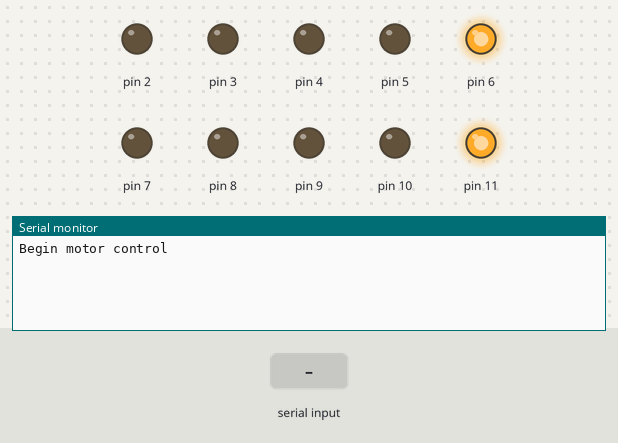
Simulated run of this sketch. Board: Arduino Uno, built with avr-gcc and run on an emulated ATmega328P. Shown: output pins drawn as LEDs (lit = HIGH), the last lines printed to the serial monitor. Inputs (shaded band) come from the test bench.

Above: at 1.2 s.
1.3 s: "1" received over Serial
At 3.3 s:
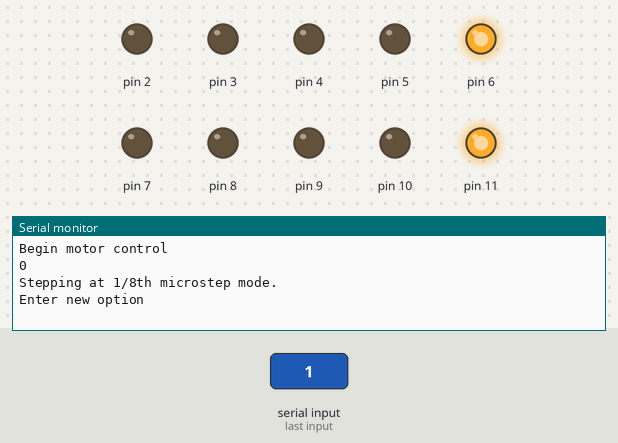
3.8 s: "90,45\n" received over Serial
At 5.3 s:
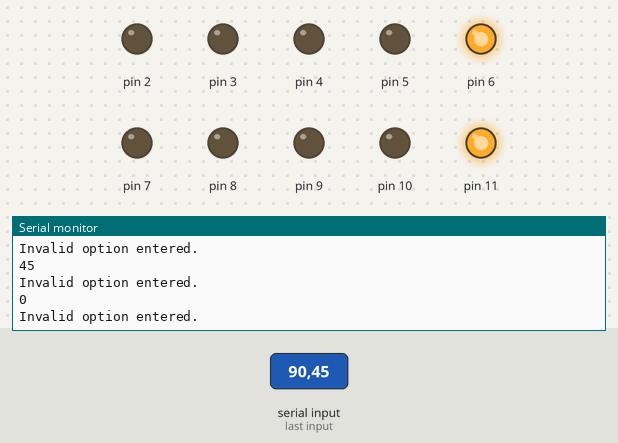

The sketch:

AccelStepperJonas.ino
```cpp
#include "AccelStepperJonas.h"

AccelStepperJonas stepper1(2,3,4,5,6);
AccelStepperJonas stepper2(7,8,9,10,11);

int steps = 50;
char user_input;

void setup(){
  Serial.begin(9600); //Open Serial connection for debugging
  Serial.println("Begin motor control");
  Serial.println();
}

void loop(){
     while(Serial.available()){
      user_input = Serial.read(); //Read user input and trigger appropriate function
      int steps = Serial.parseInt();
      Serial.println(steps);
      if(user_input =='1')
      {
        SmallStepMode(steps, false);
      }
      else if(user_input =='2')
      {
        SmallStepMode(steps, true);
      }
      else if(user_input =='3')
      {
        stepper1.StepMode(1, true);
        for(int x= 1; x<steps; x++)  //Loop the forward stepping enough times for motion to be visible
        {
          stepper1.SetStep();
        }
        Serial.println("Enter new option");
        Serial.println();
        stepper1.resetEDPins();
      }
      else if(user_input =='4')
      {
        stepper2.StepMode(1, true);
        for(int x= 1; x<steps; x++)  //Loop the forward stepping enough times for motion to be visible
        {
          stepper2.SetStep();
        }
        Serial.println("Enter new option");
        Serial.println();
        stepper2.resetEDPins();
      }
      else
      {
        Serial.println("Invalid option entered.");
      }
    }
}

void SmallStepMode(int steps, bool counterclock)
{
  Serial.println("Stepping at 1/8th microstep mode.");
  stepper1.StepMode(0, counterclock);
  stepper2.StepMode(0, not(counterclock));
  for(int x= 0; x<steps; x+=2)  //Loop the forward stepping enough times for motion to be visible
  {
    stepper1.SetSteps(2);
    delay(5);
    stepper2.SetSteps(2);
    delay(5);
  }
  Serial.println("Enter new option");
  Serial.println();
  stepper1.resetEDPins();
  stepper2.resetEDPins();
}
```

AccelStepperJonas.cpp
```cpp
#include "Arduino.h"
#include "AccelStepperJonas.h"


AccelStepperJonas::AccelStepperJonas(int stp, int dir, int ms1, int ms2, int en) {
  pinMode(stp, OUTPUT);
  pinMode(dir, OUTPUT);
  pinMode(ms1, OUTPUT);
  pinMode(ms2, OUTPUT);
  pinMode(en, OUTPUT);
  _stp = stp;
  _dir = dir;
  _ms1 = ms1;
  _ms2 = ms2;
  _en = en;
  _stepNow = 0;
  resetEDPins(); //Set step, direction, microstep and enable pins to default states
};

//Default microstep mode function
void AccelStepperJonas::StepDefault(int steps, bool counterclock)
{
  digitalWrite(_dir, counterclock); //Pull direction pin low to move "forward"
  for(int x= 1; x<steps; x++)  //Loop the forward stepping enough times for motion to be visible
  {
    digitalWrite(_stp,HIGH); //Trigger one step forward
    delay(1);
    digitalWrite(_stp,LOW); //Pull step pin low so it can be triggered again
    delay(1);
  }
};


// 1/8th microstep foward mode function
void AccelStepperJonas::StepSmall(int steps, bool counterclock)
{
  digitalWrite(_dir, counterclock); //Pull direction pin low to move "forward"
  digitalWrite(_ms1, HIGH); //Pull MS1, and _ms2 high to set logic to 1/8th microstep resolution
  digitalWrite(_ms2, HIGH);
  for(int x= 1; x<1000; x++)  //Loop the forward stepping enough times for motion to be visible
  {
    digitalWrite(_stp,HIGH); //Trigger one step forward
    delay(1);
    digitalWrite(_stp,LOW); //Pull step pin low so it can be triggered again
    delay(1);
  }
};

//Reset Big Easy Driver pins to default states
void AccelStepperJonas::resetEDPins()
{
  digitalWrite(_stp, LOW);
  digitalWrite(_dir, LOW);
  digitalWrite(_ms1, LOW);
  digitalWrite(_ms2, LOW);
  digitalWrite(_en, HIGH);
  _stepNow = 0;
};

//Reset Big Easy Driver pins to default states
void AccelStepperJonas::resetBEDPins()
{
  digitalWrite(_stp, LOW);
  digitalWrite(_dir, LOW);
  digitalWrite(_ms1, LOW);
  digitalWrite(_ms2, LOW);
  digitalWrite(_en, HIGH);
  _stepNow = 0;
};

void AccelStepperJonas::StepMode(int mode, bool counterclock){
  resetEDPins();
  digitalWrite(_en, LOW);
  if(mode == 0){ //normal mode
    digitalWrite(_ms1, LOW); //Pull MS1, and MS2 high to set logic to 1/8th microstep resolution
    digitalWrite(_ms2, LOW);
  }
  else if (mode == 1)
  {
     digitalWrite(_ms1, LOW); //Pull MS1, and MS2 high to set logic to 1/8th microstep resolution
     digitalWrite(_ms2, HIGH);
  }

  digitalWrite(_dir, counterclock); //Pull direction pin low to move "forward"
};

void AccelStepperJonas::SetSteps(int steps){
  for(int y= 0; y<steps; y++)  //Loop the forward stepping enough times for motion to be visible
  {
    digitalWrite(_stp,HIGH); //Trigger one step forward
    delay(2);
    digitalWrite(_stp,LOW); //Pull step pin low so it can be triggered again
    delay(2);
  }
};

void AccelStepperJonas::SetStep(){
  digitalWrite(_stp,HIGH); //Trigger one step forward
  delay(1);
  digitalWrite(_stp,LOW); //Pull step pin low so it can be triggered again
  delay(1);
};
```

AccelStepperJonas.h
```cpp
/*
  AccelStepperJonas_h library voor de stepper easy driver
*/
#ifndef AccelStepperJonas_h
#define AccelStepperJonas_h

#include "Arduino.h"

class AccelStepperJonas{
  public:
    AccelStepperJonas(int stp, int dir, int ms1, int ms2, int en);
    void StepDefault(int, bool);
    void StepSmall(int, bool);
    void StepMode(int, bool);
    void SetSteps(int);
    void SetStep();
    void resetEDPins();

  private:
    int _stp;
    int _dir;
    int _ms1;
    int _ms2;
    int _en;
  	int _stepNow;
    void resetBEDPins();
};

#endif
```

Measured:
- after the input at 1.3 s, the serial monitor: prints a new line after 1.0 s (image 1)
- after the input at 3.8 s, the serial monitor: prints a new line at once (image 2)
